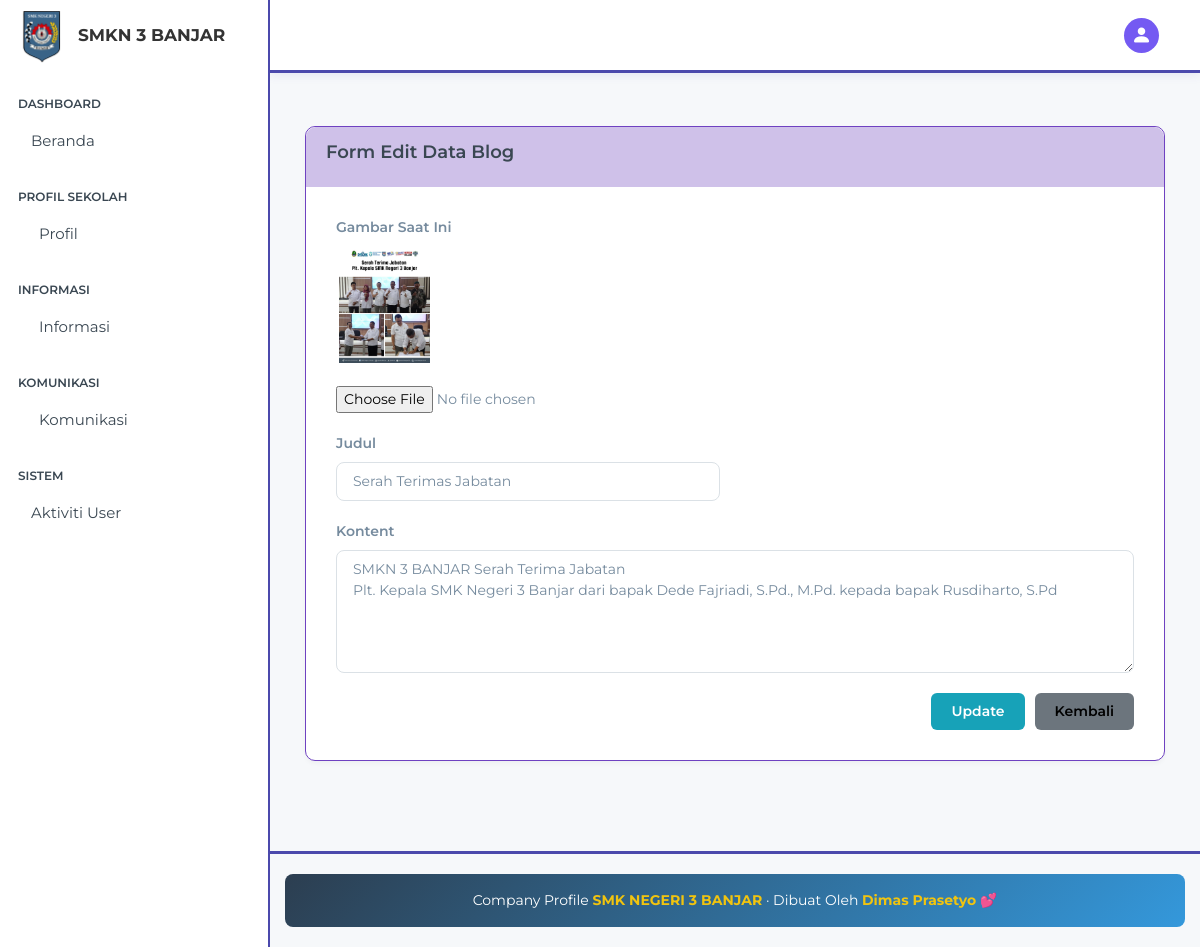
The page /beckend/pages/blog/edit.php?id=3 on the database its author committed.
### tables this page shows
CREATE TABLE `blogs` (
  `id` bigint NOT NULL,
  `image` varchar(200) NOT NULL,
  `title` varchar(200) NOT NULL,
  `content` text NOT NULL
);

### config/escapeString.php (called while the page is built)
<?php
if (!function_exists('escapeString')) {
    function escapeString($text) {
        global $connect;
        return $connect->real_escape_string($text);
    }
}
?>

### beckend/pages/blog/edit.php (the view, shortened to what this page needs)
<?php
include '../../partials/header.php';
include '../../partials/sidebar.php';
include '../../partials/navbar.php';
include '../../app.php';
$id = escapeString($_GET['id']);
$qSelect = "SELECT * FROM blogs WHERE id = '$id'";
$result = mysqli_query($connect, $qSelect);
$blog = mysqli_fetch_object($result);
?>
<div class="content-wrapper">
    <section class="content-header">
        <div class="container-fluid">
            <div class="row mb-2">
                <div class="col-sm-6">
                    <h1>Edit Data Blog</h1>
                </div>
                <div class="col-sm-6">
                    <ol class="breadcrumb float-sm-right">
                        <li class="breadcrumb-item"><a href="./index.php">Data Blog</a></li>
                        <li class="breadcrumb-item active">Edit Data</li>
                    </ol>
                </div>
            </div>
        </div>
    </section>
    <section class="content">
        <div class="container-fluid">
            <div class="row">
                <div class="col-12 mt-5">
                    <div class="card card-purple">
                        <div class="card-header">
                            <h3 class="card-title">Form Edit Data Blog</h3>
                        </div>
                        <div class="card-body">
                            <form action="../../action/blog/update.php" method="POST" enctype="multipart/form-data">
                                <div class="row">
                                    <div class="form-group">
                                        <label>Gambar Saat Ini</label>
                                        <div class="image-container">
                                            <img src="../../../storages/blog/<?= $blog->image ?>"
                                                alt="Gambar saat ini" class="current-image">
                                        </div>
                                    </div>
                                    <div class="form-group">
                                        <div class="custom-file">
                                            <input type="file" name="image" class="custom-file-input" id="image">
                                        </div>
                                    </div>
                                    <div class="col-md-6">
                                        <div class="form-group">
                                            <label for="title">Judul</label>
                                            <input type="text" name="title" class="form-control" id="title"
                                                placeholder="Masukkan Nama Penghargaan..."
                                                value="<?= htmlspecialchars($blog->title) ?>" required>
                                        </div>
                                    </div>
                                </div>
                                <div class="form-group">
                                    <label for="content">Kontent</label>
                                    <textarea name="content" id="content" class="form-control" rows="5"
                                        placeholder="Kontent..." required><?= htmlspecialchars($blog->content) ?></textarea>
                                </div>
                                <div class="btn-action">
                                    <button type="submit" class="btn btn-info" name="tombol">
                                        <i class="fas fa-save"></i> Update
                                    </button>
                                    <a href="./index.php" class="btn btn-secondary">
                                        <i class="fas fa-arrow-left"></i> Kembali
                                    </a>
                                </div>
                            </form>
                        </div>
                    </div>
                </div>
            </div>
        </div>
    </section>
</div>
<?php
include '../../partials/footer.php';
include '../../partials/script.php';
?>

### beckend/partials/header.php (style rules this page uses)
html, body { height: 100%; }
body { display: flex; flex-direction: column; }

### beckend/pages/blog/edit.php (style rules this page uses)
.content-wrapper { padding: 20px; }
.card-purple { border: 1px solid #6f42c1; border-radius: 10px; }
.card-purple .card-header { background: #cfc1e9ff; color: white; border-radius: 10px 10px 0 0; padding: 15px 20px; }
.form-group { margin-bottom: 20px; }
.form-group label { font-weight: 600; margin-bottom: 8px; }
.btn-action { margin-top: 20px; padding: 0; border-top: none; display: flex; justify-content: flex-end; gap: 10px; }
.btn-info { background: #17a2b8; border: none; padding: 8px 20px; border-radius: 6px; font-weight: 600; }
.btn-secondary { background: #6c757d; border: none; padding: 8px 20px; border-radius: 6px; font-weight: 600; }
.current-image { max-width: 120px; max-height: 120px; padding: 3px; object-fit: cover; margin-right: 15px; }

### rows shown on the page
blogs: image (picture), title "Serah Terimas Jabatan", content "SMKN 3 BANJAR Serah Terima Jabatan Plt. Kepala SMK Negeri 3 Banjar dari bapak Dede Fajriadi, S.Pd., M.Pd. kepada bapak Rusdiharto, S.Pd"
